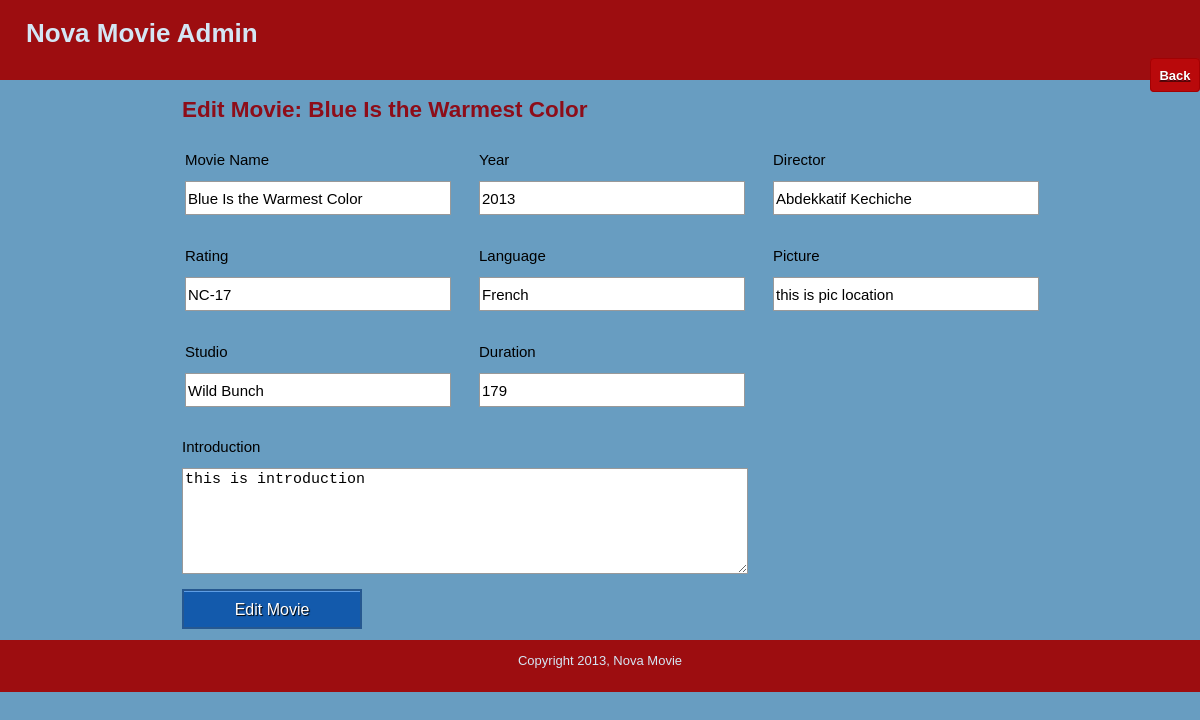
Page /public/edit_movie.php?id=6 (signed in) on the committed database.
### tables this page shows
CREATE TABLE movie(
  id int Not NULL AUTO_INCREMENT,
  name MEDIUMTEXT Not NULL,
  year mediumint NOT NULL,
  director MEDIUMTEXT not NULL,
  picture MEDIUMTEXT not NULL,
  rating  MEDIUMTEXT not NULL,
  introduction TEXT,
  language MEDIUMTEXT not NULL,
  ave_star mediumint default 0,    
  studio MEDIUMTEXT not NULL,
   
  count int Default 0,
  duration smallint not NULL,
  deleted bit default 0,   
  PRIMARY KEY (id)
);

### includes/functions.php (called while the page is built, shortened)
<?php
	function find_movie_by_id($movie_id) {
		global $connection;
		$safe_movie_id = mysqli_real_escape_string($connection, $movie_id);
		$query  = "SELECT * ";
		$query .= "FROM movie ";
		$query .= "WHERE id = {$safe_movie_id} ";
		$query .= "LIMIT 1";
		$movie_set = mysqli_query($connection, $query);
		if($movie = mysqli_fetch_assoc($movie_set)) {
			return $movie;
		} else {
			return null;
		}
	}
?>

### public/edit_movie.php (the view, shortened to what this page needs)
<?php require_once("../includes/db_connection.php"); ?>
<?php require_once("../includes/functions.php"); ?>
<?php
  $movie = find_movie_by_id($_GET["id"]);
?>
<?php include("../includes/layouts/header.php"); ?>
<div class="hlinks">
   <a href="manage_movies.php"><span class="text">Back</span></a>
</div>
</div>
<div id="main">
  <div id="navigation">
  </div>
  <div id="page">
    <h2>Edit Movie: <?php echo htmlentities($movie["name"]); ?></h2>
    <form action="edit_movie.php?id=<?php echo urlencode($movie["id"]); ?>" method="post">
     <table>
     <tr>
      <td style ="width:290px;"><p>Movie Name<br></br>
        <input type="text" name="movie_name" value="<?php echo htmlentities($movie["name"]); ?>" />
      </p></td>
      <td style ="width: 290px;"><p>Year<br></br>
        <input type="text" name="year" value="<?php echo htmlentities($movie["year"]); ?>" />
      </p></td>
      <td >
      <p>Director<br></br>
        <input type="text" name="director" value="<?php echo htmlentities($movie["director"]); ?>" />
      </p></td>
      </tr>
      <tr>
      <td >
      <p>Rating<br></br>
        <input type="text" name="rating" value="<?php echo htmlentities($movie["rating"]); ?>" />
      </p></td>
      <td><p>Language<br></br>
        <input type="text" name="language" value="<?php echo htmlentities($movie["language"]); ?>" />
      </p></td>
	  <td><p>Picture<br></br>
      <input type="text" name="picture" value="<?php echo htmlentities($movie["picture"]); ?>" />
      </p></td>
      </tr >
     <tr >
      <td >
      <p>Studio<br></br>
        <input type="text" name="studio" value="<?php echo htmlentities($movie["studio"]); ?>" />
      </p></td>
      <td><p>Duration<br></br>
        <input type="text" name="duration" value="<?php echo htmlentities($movie["duration"]); ?>" />
      </p></td> </tr >
      </table>
      <p>Introduction<br></br>
	    <textarea name="introduction"><?php echo htmlentities($movie["introduction"]); ?>
	    </textarea>
	  </p>
      <input type="submit" name="submit" value="Edit Movie" class="blue" />
    </form>
    <br />
  </div>
</div>
<?php include("../includes/layouts/footer.php"); ?>

### public/stylesheets/public.css (style rules this page uses)
html { height: 100%; width: 100%; }
body { width: 100%; height: 100%; margin: 0; padding: 0; border: 0; font-family: Verdana, Arial, Helvetica, sans-serif; font-size: 13px; line-height: 15px; background: #689DC1; }
a { color: #8D0D19; }
#header .hlinks { float: right; }
#header .hlinks .text { border: 1px solid #A20103; border-radius: 4px 4px 4px 4px; color: white; padding: 8.5px; font-weight: 700; text-shadow: 0 1px 0 rgba(0,0,0,.5); background: #b9090b; }
#main { height: 560px; width: 100%; margin: 0; padding: 0; }
#navigation { float: left; width: 100px; height: 100%; margin: 0; padding: 0 2em; color: #9D0D10; }
#page { float: left; height: 100%; padding-left: 2em; vertical-align: top; font-size: 15px; line-height: 14px; }
#page h2 { color: #8D0D19; margin-top: 1em; }
input { width:260px; display:block; border: 1px solid #999; height: 30px; font-size: 15px; }
input.blue { background-color: #135aac; box-shadow: inset 0 1px 0 0 #5e9de4; color: #fff; border:2px solid #265890; text-shadow: 1px 1px 1px #000; height: 40px; width:180px; font-size:16px; padding: 10px 16px; min-width: 160px; }
textarea { width:560px; display:block; border: 1px solid #999; height: 100px; font-size: 15px; }
td { height:14px; }

### rows in the picture
movie: name "Blue Is the Warmest Color", movie_name "Blue Is the Warmest Color", year "2013", director "Abdekkatif Kechiche", rating "NC-17", language "French", picture "this is pic location", studio "Wild Bunch", duration "179", introduction "this is introduction"
